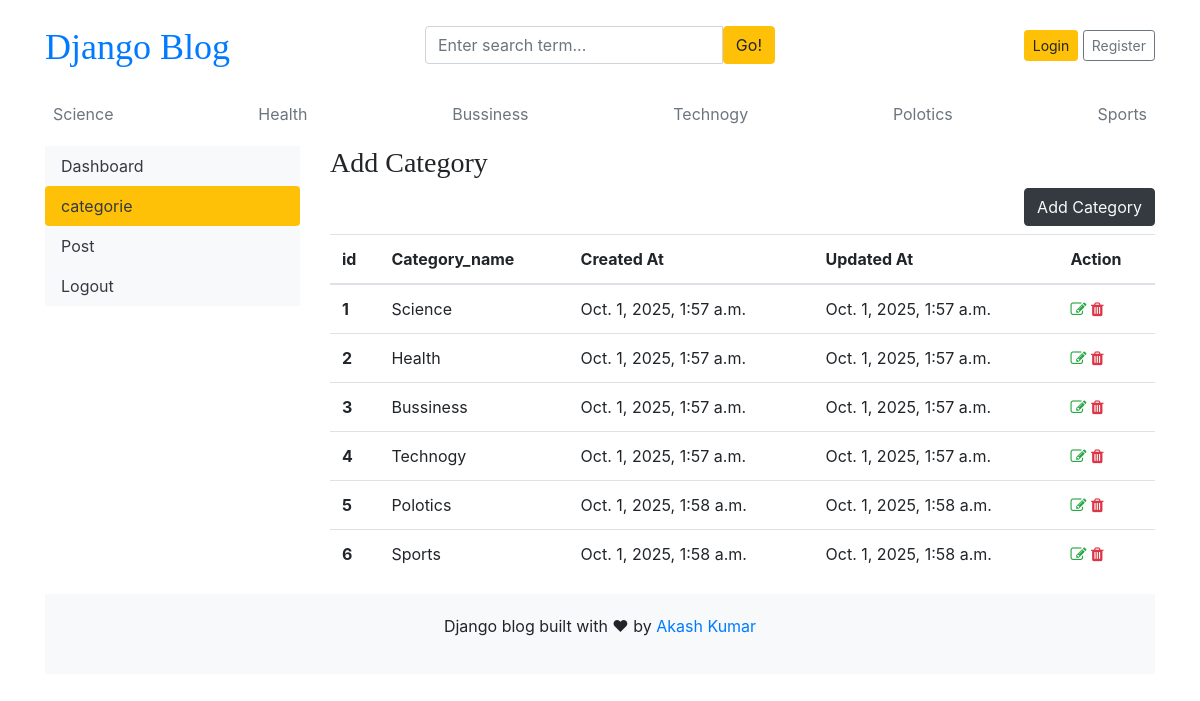
/dashboard/categories/, run on the app's committed database.
### blogs/models.py (models this page shows, shortened)
class Category(models.Model):
    category_name = models.CharField(max_length=50,unique=True)
    created_at = models.DateTimeField(auto_now_add=True)
    updated_at =models.DateTimeField(auto_now=True)
    class Meta():
        verbose_name_plural = 'Categories'

### dashboards/views.py (the view)
# urls.py: path('categories/',views.categories, name='categories'),
def categories(request):
    return render(request, 'dashboard/categories.html')

### blogs/context_processors.py (called while the page is built)
def get_categories(request):
    categories =Category.objects.all()
    return dict(categories=categories)

### templates/dashboard/categories.html
{% extends '../base/base.html' %}
{% block content %}
<div class="row">
    {% include './leftsidebar.html'%}
    <div class="col-md-9">
        <h3>Add Category</h3>
        <div class="text-right">
            <a href="{% url 'add_categories' %}" class="btn btn-dark text-light float-right mb-2">Add Category</a>
        </div>
        <table class="table table-hover">
            <thead>
                <tr>
                    <th>id</th>
                    <th>Category_name</th>
                    <th>Created At</th>
                    <th>Updated At</th>
                    <th>Action</th>
                </tr>
            </thead>
            <tbody>
                {% for cat in categories %}
                <tr>
                    <th>{{forloop.counter}}</th>
                    <td>{{cat.category_name}}</td>
                    <td>{{cat.created_at}}</td>
                    <td>{{cat.updated_at}}</td>
                    <td>
                        <a href="{% url 'edit_categories' cat.id %}"><i class="fa fa-edit text-success"></i></a>
                        <a href="{% url 'delete_categories' cat.id %}"><i class="fa fa-trash text-danger"></i></a>
                    </td>
                </tr>
                {% endfor %}
            </tbody>
        </table>
    </div>
</div>
{% endblock %}

### templates/base/header.html (shortened to what this page needs)
{% load static %}
<!DOCTYPE html>
<html lang="en">
<head>
  <link href="https://getbootstrap.com/docs/4.0/dist/css/bootstrap.min.css" rel="stylesheet">
  <link href="{% static 'css/blog.css' %}" rel="stylesheet">
  <link rel="stylesheet" href="https://cdnjs.cloudflare.com/ajax/libs/font-awesome/4.7.0/css/font-awesome.min.css">
</head>
<body>
  <div class="container">
    <header class="blog-header py-3">
      <div class="row flex-nowrap justify-content-between align-items-center">
        <div class="col-4 pt-1">
          <a class="blog-header-logo text-blue " href="/">Django Blog</a>
        </div>
        <div class="col-4">
          <form action="{% url 'search' %}" method="GET">
            <div class="input-group">
              <input class="form-control" name="keyword" type="text" placeholder="Enter search term..."
                aria-label="Enter search term..." aria-describedby="button-search" />
              <button type="submit" class="btn btn-warning" id="button-search" type="button">Go!</button>
            </div>
          </form>
        </div>
        <div class="col-4 d-flex justify-content-end align-items-center">
          {% if not user.is_authenticated %}
          <a class="btn btn-sm btn-warning" href="{% url 'login' %}">Login</a> &nbsp;
          <a class="btn btn-sm btn-outline-secondary" href="{% url 'register'%}">Register</a>
          {% else %}
          <span><a href="{% url 'dashboard' %}" class="btn btn-warning">Dashboard</a></span>
          <span><a href="{%url 'logout' %}">Logout</a></span>
          {% endif %}
        </div>
      </div>
    </header>
    <div class="nav-scroller py-1 mb-2">
      <nav class="nav d-flex justify-content-between">
        {% for cat in categories %}
        <a class="p-2 text-muted" href="{% url 'posts_by_category' cat.id %}">{{cat.category_name}}</a>
        {% endfor %}
      </nav>
    </div>

### static/css/blog.css (style rules this page uses)
.blog-header-logo { font-family: "Playfair Display", Georgia, "Times New Roman", serif; font-size: 2.25rem; }
h1, h2, h3, h4, h5, h6 { font-family: "Playfair Display", Georgia, "Times New Roman", serif; }

### data on the page
Category: category_name "Science", created_at "Oct. 1, 2025, 1:57 a.m.", updated_at "Oct. 1, 2025, 1:57 a.m."
Category: category_name "Health", created_at "Oct. 1, 2025, 1:57 a.m.", updated_at "Oct. 1, 2025, 1:57 a.m."
Category: category_name "Bussiness", created_at "Oct. 1, 2025, 1:57 a.m.", updated_at "Oct. 1, 2025, 1:57 a.m."
Category: category_name "Technogy", created_at "Oct. 1, 2025, 1:57 a.m.", updated_at "Oct. 1, 2025, 1:57 a.m."
Category: category_name "Polotics", created_at "Oct. 1, 2025, 1:58 a.m.", updated_at "Oct. 1, 2025, 1:58 a.m."
Category: category_name "Sports", created_at "Oct. 1, 2025, 1:58 a.m.", updated_at "Oct. 1, 2025, 1:58 a.m."
